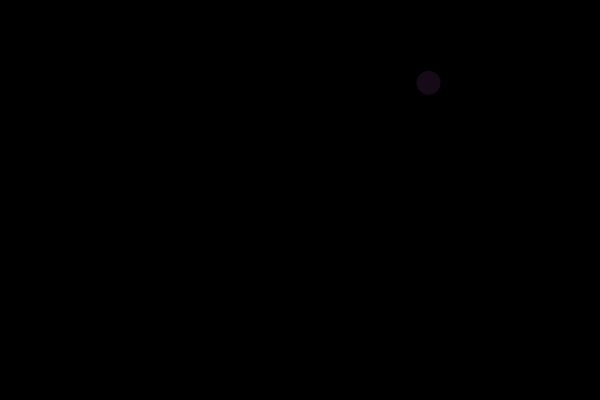
Frame 1 (no input)
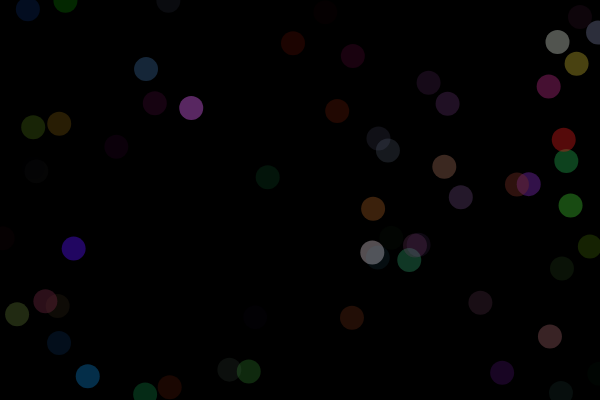
Frame 60 (no input)
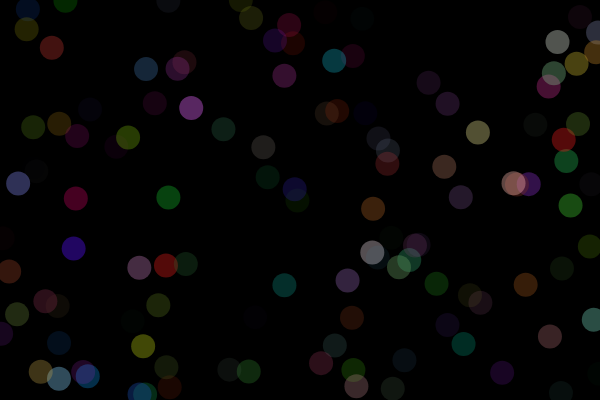
Frame 120 (the mouse pressed at the canvas centre since frame 60)

The p5.js sketch that drew these frames (run headless with seeded random() and noise() and a simulated clock; from frame 60 on, the mouse is pressed at the canvas centre):

// p5.js sketch
// ── sketch.js
var p = {
    x: 40,
    y: 60
};

var col = {
    r: 255,
    g: 0,
    b: 0,
    opacity: 0
};

function setup() {
    createCanvas(600, 400);
    background(0);
}

function draw() {
    noStroke();

    p.x = random(0, width);
    p.y = random(0, height);

    col.r = random(0, 255);
    col.g = random(0, 255);
    col.b = random(0, 255);
    col.opacity = random(0, 100);

    fill(col.r, col.g, col.b, col.opacity);
    ellipse(p.x, p.y, 24, 24);
}
